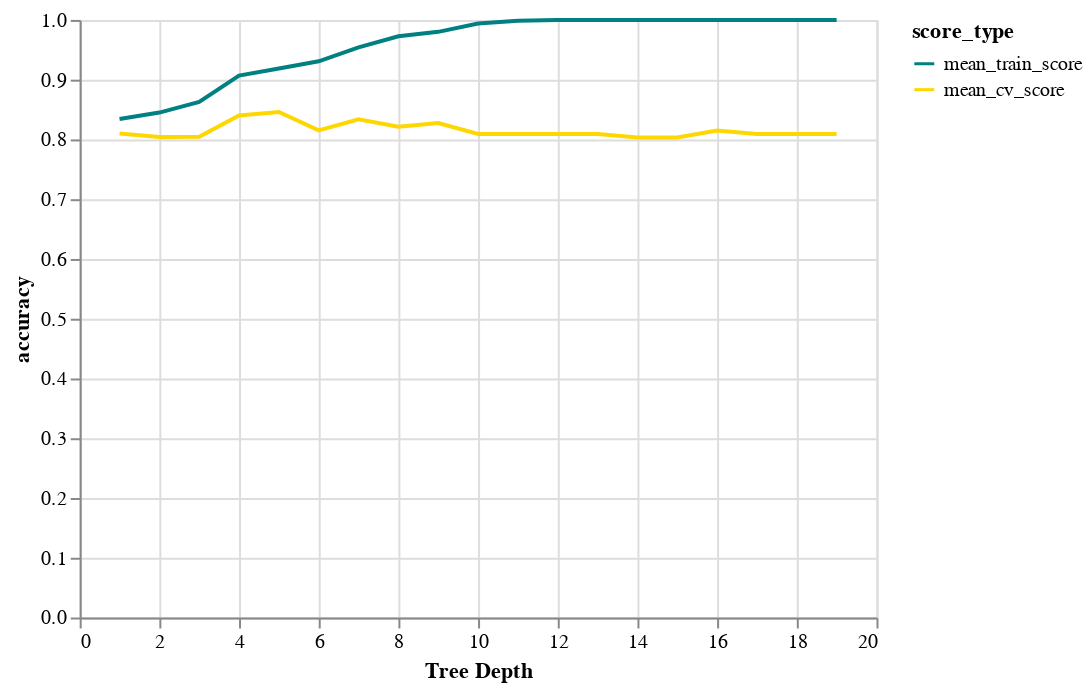

The cell this chart's notebook holds for it:
### Code cell
source = results_df.melt(id_vars=['depth'] , 
                              value_vars=['mean_train_score', 'mean_cv_score'], 
                              var_name='score_type', value_name='accuracy')
chart1 = alt.Chart(source).mark_line().encode(
    alt.X('depth:Q', axis=alt.Axis(title="Tree Depth")),
    alt.Y('accuracy:Q'),
    alt.Color('score_type:N', scale=alt.Scale(domain=['mean_train_score', 'mean_cv_score'],
                                           range=['teal', 'gold'])))
chart1

### Figure 1 — Vega-Lite specification as saved in the notebook (floating-point values rounded to 4 significant figures)
{"config": {"view": {"continuousWidth": 400, "continuousHeight": 300}}, "data": {"name": "data-ec52d7dcc9ed39f3067712915bdf9d39"}, "mark": "line", "encoding": {"color": {"type": "nominal", "field": "score_type", "scale": {"domain": ["mean_train_score", "mean_cv_score"], "range": ["teal", "gold"]}}, "x": {"type": "quantitative", "axis": {"title": "Tree Depth"}, "field": "depth"}, "y": {"type": "quantitative", "field": "accuracy"}}, "$schema": "https://vega.github.io/schema/vega-lite/v4.8.1.json", "datasets": {"data-ec52d7dcc9ed39f3067712915bdf9d39": [{"depth": 1, "score_type": "mean_train_score", "accuracy": 0.8343}, {"depth": 2, "score_type": "mean_train_score", "accuracy": 0.845}, {"depth": 3, "score_type": "mean_train_score", "accuracy": 0.863}, {"depth": 4, "score_type": "mean_train_score", "accuracy": 0.9069}, {"depth": 5, "score_type": "mean_train_score", "accuracy": 0.9188}, {"depth": 6, "score_type": "mean_train_score", "accuracy": 0.9308}, {"depth": 7, "score_type": "mean_train_score", "accuracy": 0.9541}, {"depth": 8, "score_type": "mean_train_score", "accuracy": 0.9727}, {"depth": 9, "score_type": "mean_train_score", "accuracy": 0.98}, {"depth": 10, "score_type": "mean_train_score", "accuracy": 0.994}, {"depth": 11, "score_type": "mean_train_score", "accuracy": 0.9987}, {"depth": 12, "score_type": "mean_train_score", "accuracy": 1.0}, {"depth": 13, "score_type": "mean_train_score", "accuracy": 1.0}, {"depth": 14, "score_type": "mean_train_score", "accuracy": 1.0}, {"depth": 15, "score_type": "mean_train_score", "accuracy": 1.0}, {"depth": 16, "score_type": "mean_train_score", "accuracy": 1.0}, {"depth": 17, "score_type": "mean_train_score", "accuracy": 1.0}, {"depth": 18, "score_type": "mean_train_score", "accuracy": 1.0}, {"depth": 19, "score_type": "mean_train_score", "accuracy": 1.0}, {"depth": 1, "score_type": "mean_cv_score", "accuracy": 0.8099}, {"depth": 2, "score_type": "mean_cv_score", "accuracy": 0.804}, {"depth": 3, "score_type": "mean_cv_score", "accuracy": 0.8044}, {"depth": 4, "score_type": "mean_cv_score", "accuracy": 0.8401}, {"depth": 5, "score_type": "mean_cv_score", "accuracy": 0.846}, {"depth": 6, "score_type": "mean_cv_score", "accuracy": 0.8151}, {"depth": 7, "score_type": "mean_cv_score", "accuracy": 0.8338}, {"depth": 8, "score_type": "mean_cv_score", "accuracy": 0.8213}, {"depth": 9, "score_type": "mean_cv_score", "accuracy": 0.8276}, {"depth": 10, "score_type": "mean_cv_score", "accuracy": 0.8092}, {"depth": 11, "score_type": "mean_cv_score", "accuracy": 0.8092}, {"depth": 12, "score_type": "mean_cv_score", "accuracy": 0.8092}, {"depth": 13, "score_type": "mean_cv_score", "accuracy": 0.8092}, {"depth": 14, "score_type": "mean_cv_score", "accuracy": 0.8033}, {"depth": 15, "score_type": "mean_cv_score", "accuracy": 0.8033}, {"depth": 16, "score_type": "mean_cv_score", "accuracy": 0.8151}, {"depth": 17, "score_type": "mean_cv_score", "accuracy": 0.8092}, {"depth": 18, "score_type": "mean_cv_score", "accuracy": 0.8092}, {"depth": 19, "score_type": "mean_cv_score", "accuracy": 0.8092}]}}
